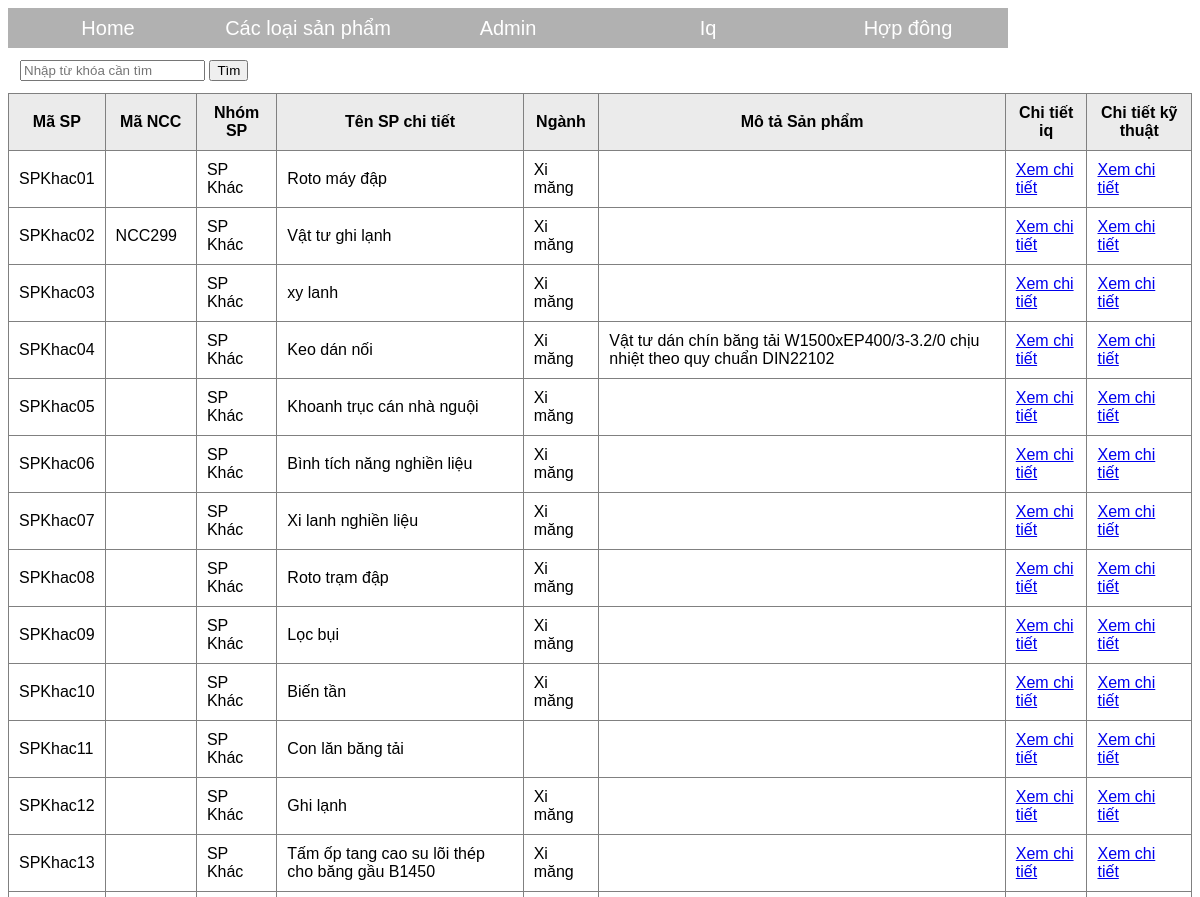
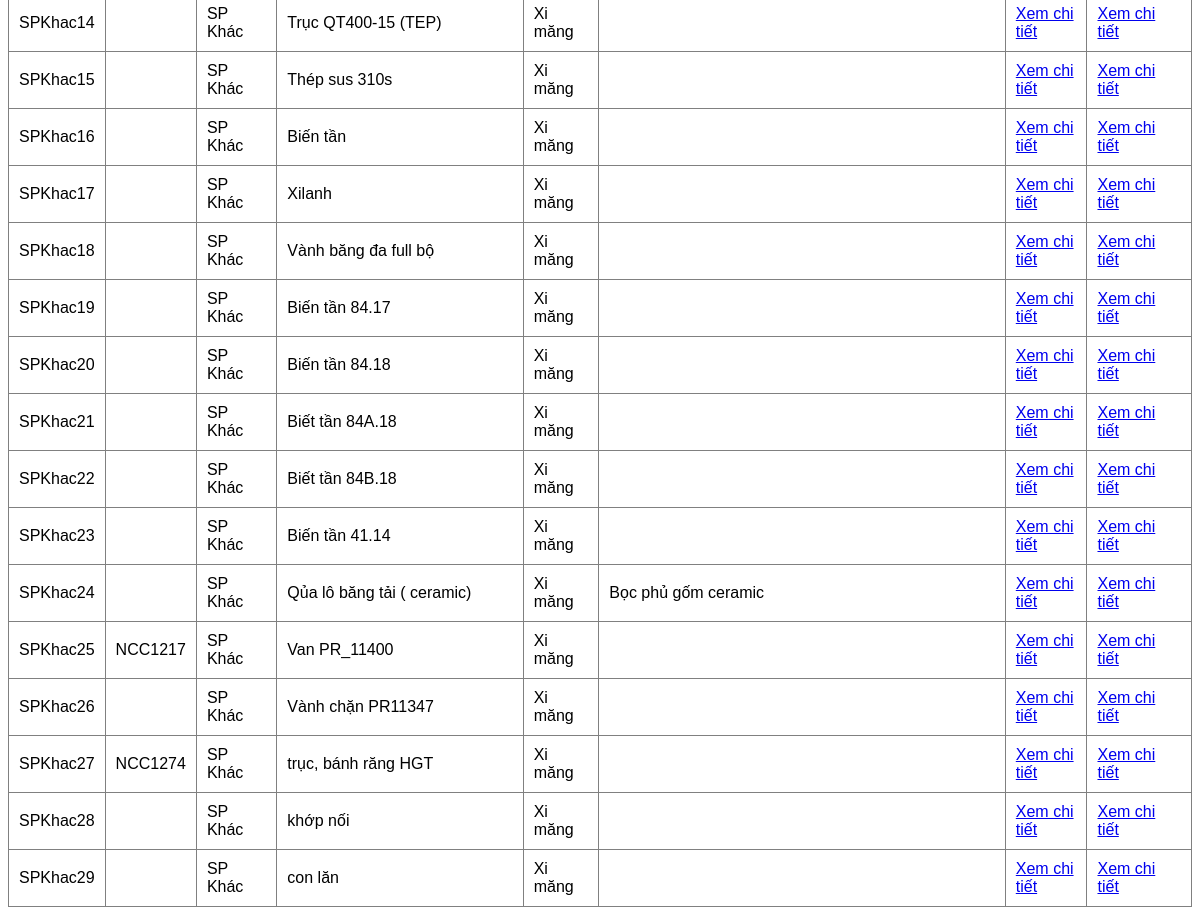
The page /spkhac.php on the database its author committed (2 pictures, top to bottom).
### tables this page shows
CREATE TABLE `sanpham` (
  `masp` varchar(255) NOT NULL,
  `mancc` varchar(255) NOT NULL,
  `nhomsp` varchar(255) NOT NULL,
  `tenspchitiet` varchar(255) NOT NULL,
  `nganh` varchar(255) NOT NULL,
  `motasanpham` varchar(255) NOT NULL
);

### spkhac.php (the view, shortened to what this page needs)
<?php
    $conn = mysqli_connect("localhost", "root", "", "dataapp3") or die("Không kết nối được cơ sở dữ liệu");
    if (isset($_GET['q']) && !empty($_GET['q'])) {
        $keyword = $_GET['q'];
        $sql = "SELECT * FROM sanpham WHERE masp LIKE '%$keyword%' OR mancc LIKE '%$keyword%' OR nhomsp LIKE '%$keyword%' OR tenspchitiet LIKE '%$keyword%' OR nganh LIKE '%$keyword%'";
    }else{
        $sql = "SELECT * FROM sanpham WHERE nhomsp = 'SP Khác' ";
    }
    $result = mysqli_query($conn, $sql);
?>
<!DOCTYPE html>
<html>
<head>
    <link rel="stylesheet" type="text/css" href="style.css">
</head>
<body>
          <ul>
        <li><a href="index.php">Home</a></li>
        <li><a href="">Các loại sản phẩm</a>
        </li>
        <li><a href="">Admin</a>
        </li>
        <li><a href="iq.php">Iq</a></li>
        <li><a href="hopdong.php">Hợp đông</a></li>
    </ul>
    <table class="search-form" cellpadding="10">
        <tr>
            <td>
                <form action="" method="get">
                    <input type="text" name="q" placeholder="Nhập từ khóa cần tìm" value="<?php if(isset($_GET['q']))?>" />
                    <input type="submit" value="Tìm">
                </form>
            </td>
        </tr>
    </table>
    <table class="list" border="1" cellpadding="10">
          <tr>
            <th>Mã SP</th>
            <th>Mã NCC</th>
            <th>Nhóm SP</th>
            <th>Tên SP chi tiết</th>
            <th>Ngành</th>
            <th>Mô tả Sản phẩm</th>
            <th>Chi tiết iq</th>
            <th>Chi tiết kỹ thuật</th>
        </tr>
        <?php
           while ($row = mysqli_fetch_assoc($result)) {
            ?>
        <tr>
            <td><?php echo $row['masp']; ?></td>
            <td><?php echo $row['mancc']; ?></td>
            <td><?php echo $row['nhomsp']; ?></td>
            <td><?php echo $row['tenspchitiet']; ?></td>
            <td><?php echo $row['nganh']; ?></td>
            <td><?php echo $row['motasanpham']; ?></td>
                     <form action="" method="get">
            <td><a href="./chiTiet.php?idSP=<?php echo  $row['masp'] ?>" >Xem chi tiết</a></td>
        </form>
                    <form action="" method="get">
            <td><a href="./cttskt.php?idSPKT=<?php echo  $row['masp'] ?>" >Xem chi tiết</a></td>
        </form>
        </tr>
    <?php } ?>
    </table>
</body>
</html>

### style.css (style rules this page uses)
body { background: url(); background-size: cover; font-family: arial; }
ul { margin: 0; padding: 0; list-style: none; }
ul li { float: left; width: 200px; height: 40px; background-color: darkgrey; opacity: .9; line-height: 40px; text-align: center; font-size: 20px; }
ul li a { text-decoration: none; color: white; display: block; }

### spkhac.php (style rules this page uses)
.list { border-collapse: collapse; }
.list tr th { background: #ebebeb; }

### rows shown on the page
sanpham: masp "SPKhac01", nhomsp "SP Khác", tenspchitiet "Roto máy đập", nganh "Xi măng"
sanpham: masp "SPKhac02", mancc "NCC299", nhomsp "SP Khác", tenspchitiet "Vật tư ghi lạnh", nganh "Xi măng"
sanpham: masp "SPKhac03", nhomsp "SP Khác", tenspchitiet "xy lanh", nganh "Xi măng"
sanpham: masp "SPKhac04", nhomsp "SP Khác", tenspchitiet "Keo dán nối", nganh "Xi măng", motasanpham "Vật tư dán chín băng tải W1500xEP400/3-3.2/0 chịu nhiệt theo quy chuẩn DIN22102"
sanpham: masp "SPKhac05", nhomsp "SP Khác", tenspchitiet "Khoanh trục cán nhà nguội", nganh "Xi măng"
sanpham: masp "SPKhac06", nhomsp "SP Khác", tenspchitiet "Bình tích năng nghiền liệu", nganh "Xi măng"
sanpham: masp "SPKhac07", nhomsp "SP Khác", tenspchitiet "Xi lanh nghiền liệu", nganh "Xi măng"
sanpham: masp "SPKhac08", nhomsp "SP Khác", tenspchitiet "Roto trạm đập", nganh "Xi măng"
sanpham: masp "SPKhac09", nhomsp "SP Khác", tenspchitiet "Lọc bụi", nganh "Xi măng"
sanpham: masp "SPKhac10", nhomsp "SP Khác", tenspchitiet "Biến tần", nganh "Xi măng"
sanpham: masp "SPKhac11", nhomsp "SP Khác", tenspchitiet "Con lăn băng tải"
sanpham: masp "SPKhac12", nhomsp "SP Khác", tenspchitiet "Ghi lạnh", nganh "Xi măng"
sanpham: masp "SPKhac13", nhomsp "SP Khác", tenspchitiet "Tấm ốp tang cao su lõi thép cho băng gầu B1450", nganh "Xi măng"
sanpham: masp "SPKhac14", nhomsp "SP Khác", tenspchitiet "Trục QT400-15 (TEP)", nganh "Xi măng"
sanpham: masp "SPKhac15", nhomsp "SP Khác", tenspchitiet "Thép sus 310s", nganh "Xi măng"
sanpham: masp "SPKhac16", nhomsp "SP Khác", tenspchitiet "Biến tần", nganh "Xi măng"
sanpham: masp "SPKhac17", nhomsp "SP Khác", tenspchitiet "Xilanh", nganh "Xi măng"
sanpham: masp "SPKhac18", nhomsp "SP Khác", tenspchitiet "Vành băng đa full bộ", nganh "Xi măng"
sanpham: masp "SPKhac19", nhomsp "SP Khác", tenspchitiet "Biến tần 84.17", nganh "Xi măng"
sanpham: masp "SPKhac20", nhomsp "SP Khác", tenspchitiet "Biến tần 84.18", nganh "Xi măng"
sanpham: masp "SPKhac21", nhomsp "SP Khác", tenspchitiet "Biết tần 84A.18", nganh "Xi măng"
sanpham: masp "SPKhac22", nhomsp "SP Khác", tenspchitiet "Biết tần 84B.18", nganh "Xi măng"
sanpham: masp "SPKhac23", nhomsp "SP Khác", tenspchitiet "Biến tần 41.14", nganh "Xi măng"
sanpham: masp "SPKhac24", nhomsp "SP Khác", tenspchitiet "Qủa lô băng tải ( ceramic)", nganh "Xi măng", motasanpham "Bọc phủ gốm ceramic"
sanpham: masp "SPKhac25", mancc "NCC1217", nhomsp "SP Khác", tenspchitiet "Van PR_11400", nganh "Xi măng"
sanpham: masp "SPKhac26", nhomsp "SP Khác", tenspchitiet "Vành chặn PR11347", nganh "Xi măng"
sanpham: masp "SPKhac27", mancc "NCC1274", nhomsp "SP Khác", tenspchitiet "trục, bánh răng HGT", nganh "Xi măng"
sanpham: masp "SPKhac28", nhomsp "SP Khác", tenspchitiet "khớp nối", nganh "Xi măng"
sanpham: masp "SPKhac29", nhomsp "SP Khác", tenspchitiet "con lăn", nganh "Xi măng"
